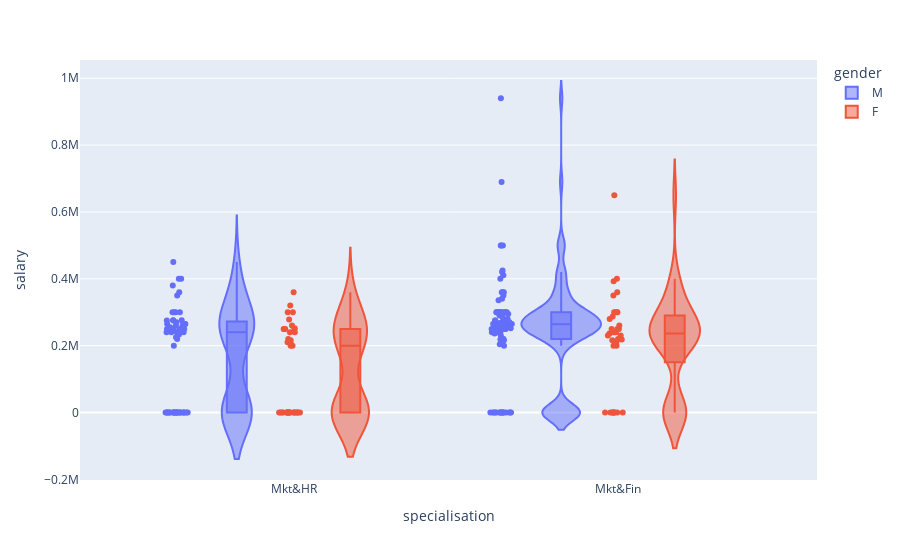

The notebook cell this image was saved under:
### Code cell
px.violin(dados,y="salary",x="specialisation",color="gender",box=True,points="all")

### Figure 1 — Plotly figure (JSON) as saved in the notebook; plotly's stock layout.template omitted (floating-point values rounded to 4 significant figures; data arrays with more than 128 entries replaced by an {"elided": "..."} marker saying what was removed)
{"data": [{"alignmentgroup": "True", "box": {"visible": true}, "hovertemplate": "gender=M<br>specialisation=%{x}<br>salary=%{y}<extra></extra>", "legendgroup": "M", "marker": {"color": "#636efa"}, "name": "M", "offsetgroup": "M", "orientation": "v", "points": "all", "scalegroup": "True", "showlegend": true, "type": "violin", "x": {"elided": "139 str values"}, "x0": " ", "xaxis": "x", "y": {"elided": "139 float values"}, "y0": " ", "yaxis": "y"}, {"alignmentgroup": "True", "box": {"visible": true}, "hovertemplate": "gender=F<br>specialisation=%{x}<br>salary=%{y}<extra></extra>", "legendgroup": "F", "marker": {"color": "#EF553B"}, "name": "F", "offsetgroup": "F", "orientation": "v", "points": "all", "scalegroup": "True", "showlegend": true, "type": "violin", "x": ["Mkt&Fin", "Mkt&HR", "Mkt&Fin", "Mkt&Fin", "Mkt&Fin", "Mkt&HR", "Mkt&Fin", "Mkt&HR", "Mkt&Fin", "Mkt&Fin", "Mkt&HR", "Mkt&HR", "Mkt&HR", "Mkt&Fin", "Mkt&HR", "Mkt&HR", "Mkt&HR", "Mkt&Fin", "Mkt&HR", "Mkt&Fin", "Mkt&HR", "Mkt&HR", "Mkt&HR", "Mkt&HR", "Mkt&HR", "Mkt&HR", "Mkt&Fin", "Mkt&HR", "Mkt&HR", "Mkt&Fin", "Mkt&HR", "Mkt&HR", "Mkt&Fin", "Mkt&HR", "Mkt&HR", "Mkt&Fin", "Mkt&Fin", "Mkt&Fin", "Mkt&Fin", "Mkt&Fin", "Mkt&HR", "Mkt&Fin", "Mkt&HR", "Mkt&Fin", "Mkt&Fin", "Mkt&HR", "Mkt&Fin", "Mkt&Fin", "Mkt&Fin", "Mkt&HR", "Mkt&Fin", "Mkt&Fin", "Mkt&HR", "Mkt&Fin", "Mkt&Fin", "Mkt&Fin", "Mkt&Fin", "Mkt&Fin", "Mkt&Fin", "Mkt&HR", "Mkt&HR", "Mkt&HR", "Mkt&HR", "Mkt&Fin", "Mkt&HR", "Mkt&HR", "Mkt&HR", "Mkt&Fin", "Mkt&Fin", "Mkt&Fin", "Mkt&HR", "Mkt&HR", "Mkt&HR", "Mkt&Fin", "Mkt&HR", "Mkt&HR"], "x0": " ", "xaxis": "x", "y": [0.0, 0.0, 218000.0, 200000.0, 0.0, 0.0, 393000.0, 360000.0, 300000.0, 0.0, 250000.0, 0.0, 278000.0, 260000.0, 300000.0, 320000.0, 240000.0, 287000.0, 0.0, 200000.0, 0.0, 0.0, 0.0, 200000.0, 0.0, 216000.0, 240000.0, 0.0, 0.0, 230000.0, 0.0, 240000.0, 400000.0, 210000.0, 210000.0, 300000.0, 230000.0, 300000.0, 0.0, 220000.0, 0.0, 300000.0, 250000.0, 280000.0, 216000.0, 250000.0, 236000.0, 350000.0, 210000.0, 250000.0, 360000.0, 250000.0, 200000.0, 0.0, 250000.0, 240000.0, 240000.0, 250000.0, 0.0, 0.0, 0.0, 0.0, 220000.0, 650000.0, 0.0, 0.0, 252000.0, 0.0, 0.0, 0.0, 300000.0, 260000.0, 0.0, 210000.0, 0.0, 204000.0], "y0": " ", "yaxis": "y"}], "layout": {"legend": {"title": {"text": "gender"}, "tracegroupgap": 0}, "margin": {"t": 60}, "violinmode": "group", "xaxis": {"anchor": "y", "domain": [0, 1], "title": {"text": "specialisation"}}, "yaxis": {"anchor": "x", "domain": [0, 1], "title": {"text": "salary"}}}}
